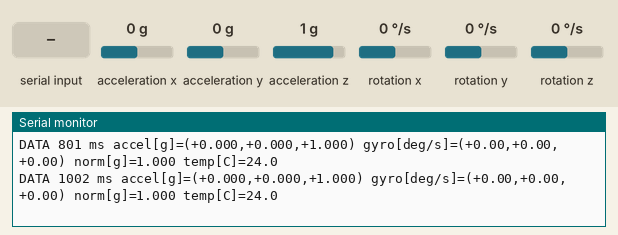
This program was run on a simulated ESP32. Parts: the last lines printed to the serial monitor. Wiring (inferred from the names in the program): MPU-6050 motion sensor at I2C address 0x68. The test bench sets the inputs (shaded band); at power-on: acceleration x 0 g, acceleration y 0 g, acceleration z 1 g, rotation x 0 °/s, rotation y 0 °/s, rotation z 0 °/s.

Above: at 1.2 s.
1.3 s: "s" received over Serial
At 1.31 s:
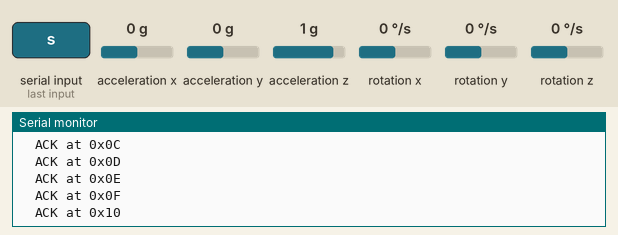
2.8 s: acceleration x set to -1.4 g
At 2.8 s:
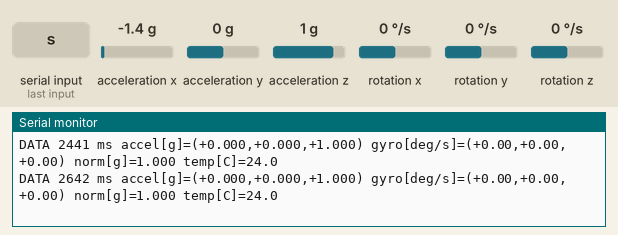
4.3 s: acceleration y set to -1.4 g
At 4.41 s:
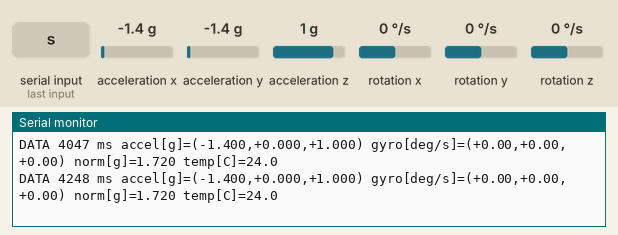
5.8 s: acceleration z set to -1.4 g
At 5.81 s:
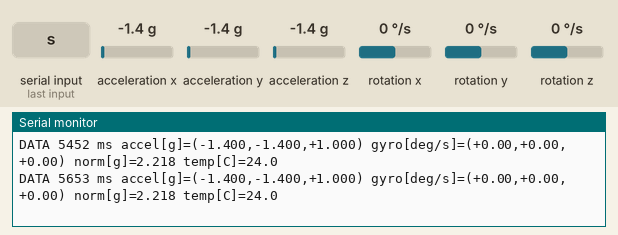
7.3 s: "r" received over Serial
At 7.41 s:
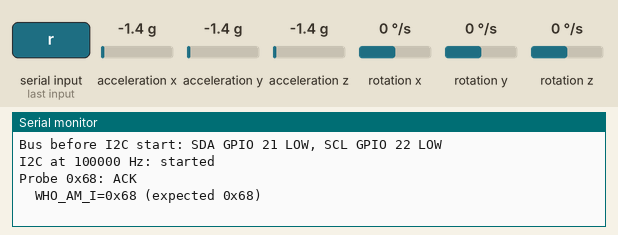
8.8 s: rotation x set to -192 °/s
At 8.82 s:
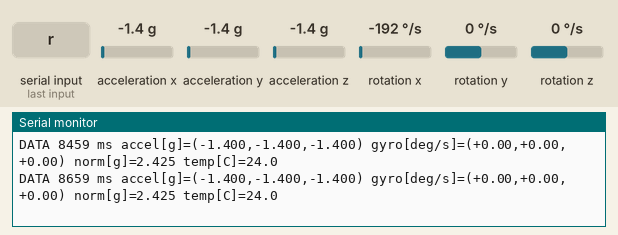

Measured:
- after the input at 1.3 s, the serial monitor: prints a new line at once (image 1)
- after the input at 7.3 s, the serial monitor: prints a new line at once (image 5)

The program:

main.cpp
```cpp
#include <Arduino.h>
#include <Wire.h>
#include <math.h>

namespace {
constexpr int SdaPin = 21;
constexpr int SclPin = 22;
constexpr uint32_t StandardClock = 100000;
constexpr uint32_t ProductionClock = 400000;
constexpr uint32_t ProbeIntervalMs = 2000;
constexpr uint32_t SampleIntervalMs = 200;
constexpr uint8_t MpuAddresses[] = {0x68, 0x69};
constexpr uint8_t WhoAmI = 0x75;
constexpr uint8_t Mpu6050Identity = 0x68;
constexpr uint8_t PowerManagement1 = 0x6B;
constexpr uint8_t FirstSampleRegister = 0x3B;

uint32_t busClock = StandardClock;
bool busReady = false;
uint8_t sensorAddress = 0;
uint32_t lastProbe = 0;
uint32_t lastSample = 0;

void printCommands() {
  Serial.println("Commands: s = scan I2C bus, r = retry, 1 = 100 kHz, 4 = 400 kHz, ? = help");
}

void restartBus() {
  sensorAddress = 0;
  if (busReady) Wire.end();
  pinMode(SdaPin, INPUT);
  pinMode(SclPin, INPUT);
  delay(1);
  Serial.printf("Bus before I2C start: SDA GPIO %d %s, SCL GPIO %d %s\n",
                SdaPin, digitalRead(SdaPin) ? "HIGH" : "LOW",
                SclPin, digitalRead(SclPin) ? "HIGH" : "LOW");
  busReady = Wire.begin(SdaPin, SclPin, busClock);
  Wire.setTimeOut(20);
  Serial.printf("I2C at %lu Hz: %s\n", static_cast<unsigned long>(busClock),
                busReady ? "started" : "initialization failed");
  lastProbe = millis() - ProbeIntervalMs;
}

uint8_t probeAddress(uint8_t address) {
  Wire.beginTransmission(address);
  return Wire.endTransmission();
}

void scanBus() {
  if (!busReady) {
    Serial.println("I2C unavailable. Send r to retry initialization.");
    return;
  }
  unsigned found = 0;
  Serial.println("Scanning 7-bit I2C addresses 0x08 through 0x77");
  for (uint8_t address = 0x08; address <= 0x77; ++address) {
    const uint8_t status = probeAddress(address);
    if (status == 0) {
      Serial.printf("  ACK at 0x%02X\n", address);
      ++found;
    } else if (status != 2) {
      Serial.printf("  Scan stopped at 0x%02X: Wire status %u\n", address, status);
      return;
    }
  }
  Serial.printf("Scan complete: %u address(es) answered\n", found);
}

bool readRegisters(uint8_t address, uint8_t reg, uint8_t *buffer, size_t count) {
  Wire.beginTransmission(address);
  Wire.write(reg);
  const uint8_t status = Wire.endTransmission(false);
  if (status != 0) {
    Serial.printf("Address 0x%02X register 0x%02X: register select failed (Wire status %u)\n",
                  address, reg, status);
    return false;
  }
  const size_t received = Wire.requestFrom(static_cast<uint16_t>(address), count, true);
  if (received != count) {
    Serial.printf("Address 0x%02X register 0x%02X: read %u of %u bytes\n",
                  address, reg, static_cast<unsigned>(received), static_cast<unsigned>(count));
    return false;
  }
  for (size_t i = 0; i < count; ++i) buffer[i] = Wire.read();
  return true;
}

bool writeRegister(uint8_t address, uint8_t reg, uint8_t value) {
  Wire.beginTransmission(address);
  Wire.write(reg);
  Wire.write(value);
  const uint8_t status = Wire.endTransmission();
  if (status == 0) return true;
  Serial.printf("Address 0x%02X register 0x%02X: write 0x%02X failed (Wire status %u)\n",
                address, reg, value, status);
  return false;
}

bool configureSensor(uint8_t address) {
  if (!writeRegister(address, PowerManagement1, 0x80)) return false;
  delay(100);

  // Match the production ranges and sample settings so the same setup is exercised.
  const uint8_t settings[][2] = {
    {PowerManagement1, 0x01},  // Wake, PLL with X gyro reference
    {0x6C, 0x00},             // Enable all axes
    {0x1A, 0x04},             // Low-pass filter at about 20 Hz
    {0x19, 0x09},             // 100 Hz sample rate
    {0x1B, 0x08},             // Gyro +/-500 deg/s
    {0x1C, 0x08},             // Accel +/-4 g
  };
  for (const auto &setting : settings) {
    const uint8_t reg = setting[0];
    const uint8_t expected = setting[1];
    uint8_t actual;
    if (!writeRegister(address, reg, expected) || !readRegisters(address, reg, &actual, 1)) return false;
    if (actual != expected) {
      Serial.printf("Address 0x%02X register 0x%02X: expected 0x%02X, read 0x%02X\n",
                    address, reg, expected, actual);
      return false;
    }
  }
  return true;
}

void findSensor() {
  for (uint8_t address : MpuAddresses) {
    const uint8_t status = probeAddress(address);
    if (status != 0) {
      Serial.printf("Probe 0x%02X: no ACK (Wire status %u)\n", address, status);
      continue;
    }
    Serial.printf("Probe 0x%02X: ACK\n", address);
    uint8_t identity;
    if (!readRegisters(address, WhoAmI, &identity, 1)) continue;
    Serial.printf("  WHO_AM_I=0x%02X (expected 0x%02X)\n", identity, Mpu6050Identity);
    if (identity != Mpu6050Identity || !configureSensor(address)) continue;
    sensorAddress = address;
    Serial.printf("MPU6050 ready at 0x%02X. Live samples at 5 Hz.\n", sensorAddress);
    return;
  }
  Serial.println("Waiting for a usable MPU6050. Retrying in 2 seconds.");
}

int16_t signedWord(const uint8_t *bytes) {
  return static_cast<int16_t>((static_cast<uint16_t>(bytes[0]) << 8) | bytes[1]);
}

bool printSample(uint32_t now) {
  uint8_t data[14]; // Three accelerometer axes, temperature, three gyro axes.
  if (!readRegisters(sensorAddress, FirstSampleRegister, data, sizeof(data))) return false;

  const float ax = signedWord(data) / 8192.0f;
  const float ay = signedWord(data + 2) / 8192.0f;
  const float az = signedWord(data + 4) / 8192.0f;
  const float temp = signedWord(data + 6) / 340.0f + 36.53f;
  const float gx = signedWord(data + 8) / 65.5f;
  const float gy = signedWord(data + 10) / 65.5f;
  const float gz = signedWord(data + 12) / 65.5f;
  const float norm = sqrtf(ax * ax + ay * ay + az * az);
  Serial.printf("DATA %lu ms accel[g]=(%+.3f,%+.3f,%+.3f) gyro[deg/s]=(%+.2f,%+.2f,%+.2f) norm[g]=%.3f temp[C]=%.1f\n",
                static_cast<unsigned long>(now), ax, ay, az, gx, gy, gz, norm, temp);
  return true;
}

void handleCommand() {
  switch (Serial.read()) {
    case 's': scanBus(); break;
    case 'r': restartBus(); break;
    case '1': busClock = StandardClock; restartBus(); break;
    case '4': busClock = ProductionClock; restartBus(); break;
    case '?': printCommands(); break;
  }
}
} // namespace

void setup() {
  Serial.begin(115200);
  Serial.println("\nDualGPS MPU6050 USB diagnostic");
  printCommands();
  restartBus();
}

void loop() {
  if (Serial.available()) handleCommand();
  const uint32_t now = millis();
  if (sensorAddress == 0 && now - lastProbe >= ProbeIntervalMs) {
    if (!busReady) restartBus();
    lastProbe = millis();
    if (busReady) findSensor();
  } else if (sensorAddress != 0 && now - lastSample >= SampleIntervalMs) {
    lastSample = now;
    if (!printSample(now)) {
      sensorAddress = 0;
      lastProbe = now;
      Serial.println("Lost sensor data. Retrying in 2 seconds.");
    }
  }
  delay(1);
}
```
